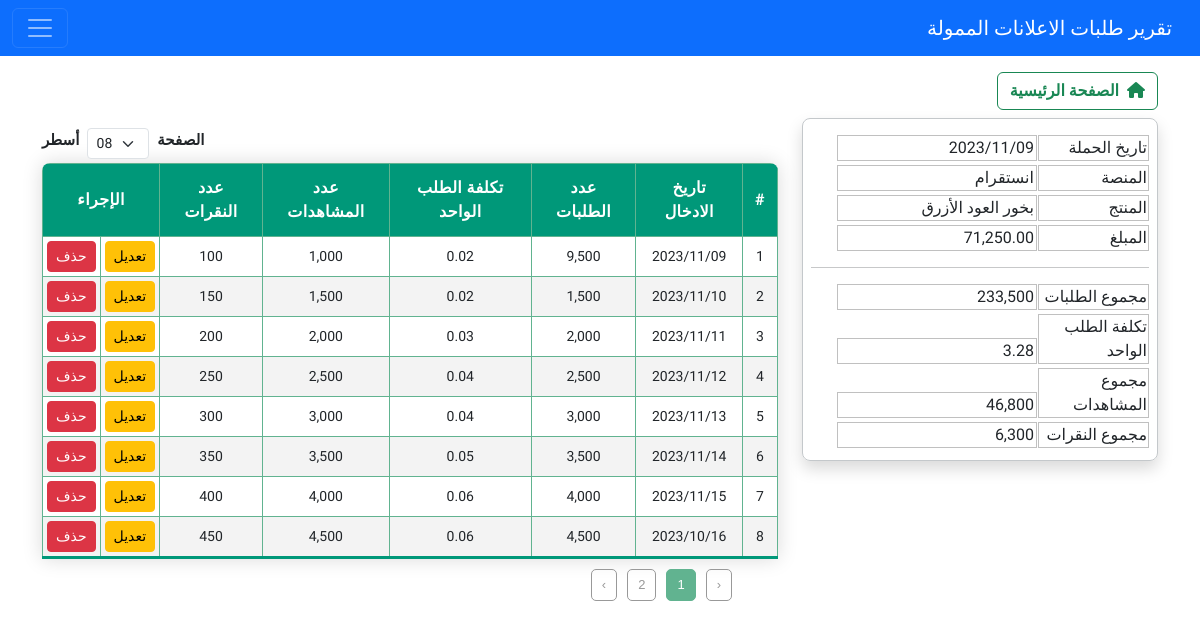
Page /detail_request/15 on the committed database.
### app/models.py (models this page shows, shortened)
class MediaBuying(models.Model):
    media_campaign_date = models.DateField()
    media_name = models.CharField(max_length=300,null=True)
    media_platform = models.CharField(max_length=300,null=True)
    media_product = models.CharField(max_length=300,null=True)
    media_amount = models.DecimalField(max_digits=8, null=True, decimal_places = 2)
    media_amount_dollar = models.DecimalField(max_digits=8, null=True, decimal_places = 2)
    media_date_created = models.DateTimeField(auto_now_add=True,null=True)

class MediaBuyingRequests(models.Model):
    media_request = models.ForeignKey(MediaBuying, null=True, on_delete=models.CASCADE)
    media_date_request = models.DateField(null=True)
    media_approx_requests = models.IntegerField(null=True)
    media_cost_per_request = models.DecimalField(max_digits=8, null=True, decimal_places = 2)
    media_total_impressions = models.IntegerField(null=True)
    media_total_clicks = models.IntegerField(null=True)
    media_request_date_created = models.DateTimeField(auto_now_add=True,null=True)

### app/views.py (the view)
# urls.py: path('detail_request/<str:id>', views.mediaDetailRequest, name="detail_request"),
def mediaDetailRequest(request, id):
    selected_campaign = MediaBuying.objects.get(id=id)
    selected_requests = MediaBuyingRequests.objects.filter(media_request=selected_campaign)
    media_approx_requests = selected_requests.values_list('media_approx_requests', flat=True).aggregate(Sum('media_approx_requests'))['media_approx_requests__sum']
    if media_approx_requests:
        media_cost_per_request = str(round(media_approx_requests / selected_campaign.media_amount,2))
    else:
        media_cost_per_request = 0
    media_total_impressions = selected_requests.values_list('media_total_impressions', flat=True).aggregate(Sum('media_total_impressions'))['media_total_impressions__sum']
    media_total_clicks = selected_requests.values_list('media_total_clicks', flat=True).aggregate(Sum('media_total_clicks'))['media_total_clicks__sum']
    context = {
        'selected_requests':selected_requests,
        'selected_campaign':selected_campaign,
        'media_approx_requests':media_approx_requests,
        'media_cost_per_request':media_cost_per_request,
        'media_total_impressions':media_total_impressions,
        'media_total_clicks':media_total_clicks,
    }
    return render(request, 'detail_request.html', context)

### app/templates/detail_request.html (shortened to what this page needs)
{% extends 'base.html' %}
{% block link-path %}<a class="navbar-brand" href="#">تقرير طلبات الاعلانات الممولة</a>{% endblock link-path %}
{% block content %}
{% if selected_requests %}
<a href="{% url 'index' %}" class="btn btn-outline-success" style="font-weight: bold;"><i class="fas fa-home"></i>&nbsp; الصفحة الرئيسية</a>
<div class="dividersss1">
    <div class="row mt-2">
        <div class="col-4">
            <div class="border border-secondary-subtle p-2 rounded-3 shadow">
                <div class="mt-2 mb-1">
                    <span style="border: 1px solid #C0C0C0; width: 111px;display:inline-block; padding-right: 1px; margin-left: 1px;">تاريخ الحملة</span><span style="border: 1px solid #C0C0C0; width: 200px;display: inline-block;padding-right: 2px;">{{selected_campaign.media_campaign_date|date:'Y/m/d'}}</span>
                </div>
                <div class="mb-1">
                    <span style="border: 1px solid #C0C0C0; width: 111px;display:inline-block; padding-right: 1px;margin-left: 1px;">المنصة</span><span style="border: 1px solid #C0C0C0; width: 200px;display: inline-block;padding-right: 2px;">{{selected_campaign.media_platform}}</span>
                </div>
                <div class="mb-1">
                    <span style="border: 1px solid #C0C0C0; width: 111px;display:inline-block; padding-right: 1px;margin-left: 1px;">المنتج</span><span style="border: 1px solid #C0C0C0; width: 200px;display: inline-block;padding-right: 2px;">{{selected_campaign.media_product}}</span>
                </div>
                <div>
                    <span style="border: 1px solid #C0C0C0; width: 111px;display:inline-block; padding-right: 1px;margin-left: 1px;">المبلغ</span><span id="request_cost" style="border: 1px solid #C0C0C0; width: 200px;display: inline-block;padding-right: 2px;">{{selected_campaign.media_amount|floatformat:'2g'}}</span>
                </div>
                <hr>
                <div class="mb-1">
                    <span style="border: 1px solid #C0C0C0; width: 111px;display:inline-block; padding-right: 1px;margin-left: 1px;">مجموع الطلبات</span><span style="border: 1px solid #C0C0C0; width: 200px;display: inline-block;padding-right: 2px;">{{media_approx_requests|floatformat:'0g'}}</span>
                </div>
                <div class="mb-1">
                    <span style="border: 1px solid #C0C0C0; width: 111px;display:inline-block; padding-right: 1px;margin-left: 1px;">تكلفة الطلب الواحد</span><span style="border: 1px solid #C0C0C0; width: 200px;display: inline-block;padding-right: 2px;">{{media_cost_per_request}}</span>
                </div>
                <div class="mb-1">
                    <span style="border: 1px solid #C0C0C0; width: 111px;display:inline-block; padding-right: 1px;margin-left: 1px;">مجموع المشاهدات</span><span style="border: 1px solid #C0C0C0; width: 200px;display: inline-block;padding-right: 2px;">{{media_total_impressions|floatformat:'0g'}}</span>
                </div>
                <div class="mb-1">
                    <span style="border: 1px solid #C0C0C0; width: 111px;display:inline-block; padding-right: 1px;margin-left: 1px;">مجموع النقرات</span><span style="border: 1px solid #C0C0C0; width: 200px;display: inline-block;padding-right: 2px;">{{media_total_clicks|floatformat:'0g'}}</span>
                </div>
            </div>
        </div>
        <div class="col-8">
            <div class="tbl-container">
                <div class="d-flex justify-content-between mb-1 header">
                    <div class="d-flex align-items-center items-controller">
                        <h5 style="font-size: 15px; font-weight: bold;" class="align-self-center">الصفحة</h5>
                        <select name="" class="mx-2 form-select form-select-sm align-self-center" id="itemperpage">
                            <option value="08" selected>08</option>
                        </select>
                        <h5 style="font-size: 15px; font-weight: bold;" class="align-self-center">أسطر</h5>
                    </div>
                </div>
                <table class="tbl">
                    <thead>
                        <tr>
                            <th>#</th>
                            <th>تاريخ الادخال</th>
                            <th>عدد الطلبات</th>
                            <th>تكلفة الطلب الواحد</th>
                            <th>عدد المشاهدات</th>
                            <th>عدد النقرات</th>
                            <th colspan="2">الإجراء</th>
                        </tr>
                    </thead>
                    <tbody>
                        {% for selected_request in selected_requests %}
                        <tr>
                            <td data-label="#">{{forloop.counter}}</td>
                            <td data-label="تاريخ الادخال">{{selected_request.media_date_request|date:'Y/m/d'}}</td>
                            <td data-label="عدد الطلبات">{{selected_request.media_approx_requests|floatformat:'0g'}}</td>
                            <td data-label="تكلفة الطلب الواحد">{{selected_request.media_cost_per_request}}</td>
                            <td data-label="عدد المشاهدات">{{selected_request.media_total_impressions|floatformat:'0g'}}</td>
                            <td data-label="عدد النقرات">{{selected_request.media_total_clicks|floatformat:'0g'}}</td>
                            <td data-label="إجراء"><a href="#" class="btn btn-warning btn-sm btnsize" data-bs-toggle="modal" data-bs-target="#updateRequest{{selected_request.id}}">تعديل</a></td>
                            <td data-label="إجراء"><a href="#" class="btn btn-danger btn-sm btnsize" data-bs-toggle="modal" data-bs-target="#deleteRequest{{selected_request.id}}">حذف</a></td>
                        </tr>
                        {% endfor %}
                    </tbody>
                </table>
                <div class="bottom-field">
                    <ul class="pagination">
                        <li class="prev"><a href="#" id="prev">&#139;</a></li>
                        <li class="next"><a href="#" id="next">&#155;</a></li>
                    </ul>
                </div>
            </div>
        </div>
    </div>
</div>
{% else %}
{% include 'notFoundRequest.html' %}
{% endif %}
{% endblock content %}

### app/static/css/style.css (style rules this page uses)
html, body { font-family: 'Amiri', serif; }
.tbl-container { margin: 10px auto 0; }
.tbl { width: 100%; border-collapse:collapse; border-radius: 8px 8px 0 0; overflow: hidden; box-shadow: 0 0 20px rgba(0, 0, 0, 0.15); }
.tbl thead { background-color: #009879; }
.tbl thead tr th { font-size: 16px; font-weight: bold; text-align: center; letter-spacing: 0.35px; color: #FFFFFF; opacity: 1; padding: 12px; vertical-align: middle; border: 1px solid #61b390; }
.tbl tbody tr td { font-size: 14px; font-weight: normal; padding: 4px; text-align: center; border: 1px solid #61b390; }
.tbl tbody tr:nth-of-type(even) { background-color: #f3f3f3; }
.tbl tbody tr:last-of-type { border-bottom: 3px solid #009879; }
.bottom-field { width: 100%; padding-right: 1px; margin-top: 5px; }
.pagination { display: flex; justify-content: right; align-items: center; }
.pagination li { list-style: none; padding: 2px; margin: 5px; flex-shrink: 0; text-align: center; border-radius: 5px; border: 1px solid #999; color: #999; }
.pagination li a { text-decoration: none; color: inherit; padding: 3px 8px; display:block; font-family: sans-serif; font-size: 13px; }

### rows in the picture
MediaBuying: media_campaign_date "2023/11/09", media_platform "انستقرام", media_product "بخور العود الأزرق", media_amount "71,250.00"
MediaBuyingRequests: media_date_request "2023/11/09", media_approx_requests "9,500", media_cost_per_request "0.02", media_total_impressions "1,000", media_total_clicks "100"
MediaBuyingRequests: media_date_request "2023/11/10", media_approx_requests "1,500", media_cost_per_request "0.02", media_total_impressions "1,500", media_total_clicks "150"
MediaBuyingRequests: media_date_request "2023/11/11", media_approx_requests "2,000", media_cost_per_request "0.03", media_total_impressions "2,000", media_total_clicks "200"
MediaBuyingRequests: media_date_request "2023/11/12", media_approx_requests "2,500", media_cost_per_request "0.04", media_total_impressions "2,500", media_total_clicks "250"
MediaBuyingRequests: media_date_request "2023/11/13", media_approx_requests "3,000", media_cost_per_request "0.04", media_total_impressions "3,000", media_total_clicks "300"
MediaBuyingRequests: media_date_request "2023/11/14", media_approx_requests "3,500", media_cost_per_request "0.05", media_total_impressions "3,500", media_total_clicks "350"
MediaBuyingRequests: media_date_request "2023/11/15", media_approx_requests "4,000", media_cost_per_request "0.06", media_total_impressions "4,000", media_total_clicks "400"
MediaBuyingRequests: media_date_request "2023/10/16", media_approx_requests "4,500", media_cost_per_request "0.06", media_total_impressions "4,500", media_total_clicks "450"

### other values in the picture
{{ media_approx_requests|floatformat:'0g' }} "233,500"
{{ media_cost_per_request }} "3.28"
{{ media_total_impressions|floatformat:'0g' }} "46,800"
{{ media_total_clicks|floatformat:'0g' }} "6,300"
